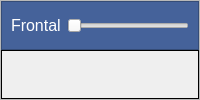
          <widget class="QFrame" name="frame_4">
           <property name="minimumSize">
            <size>
             <width>50</width>
             <height>0</height>
            </size>
           </property>
           <property name="frameShape">
            <enum>QFrame::StyledPanel</enum>
           </property>
           <property name="frameShadow">
            <enum>QFrame::Raised</enum>
           </property>
           <layout class="QVBoxLayout" name="verticalLayout_5">
            <property name="spacing">
             <number>0</number>
            </property>
            <property name="leftMargin">
             <number>0</number>
            </property>
            <property name="topMargin">
             <number>0</number>
            </property>
            <property name="rightMargin">
             <number>0</number>
            </property>
            <property name="bottomMargin">
             <number>0</number>
            </property>
            <item>
             <widget class="QFrame" name="frame_6">
              <property name="maximumSize">
               <size>
                <width>16777215</width>
                <height>50</height>
               </size>
              </property>
              <property name="styleSheet">
               <string notr="true">QFrame {
background-color: #45629a;
}

QLabel {
color: white;
}</string>
              </property>
              <property name="frameShape">
               <enum>QFrame::StyledPanel</enum>
              </property>
              <property name="frameShadow">
               <enum>QFrame::Raised</enum>
              </property>
              <layout class="QHBoxLayout" name="horizontalLayout_6">
               <item>
                <widget class="QLabel" name="labelDisp2">
                 <property name="font">
                  <font>
                   <pointsize>12</pointsize>
                  </font>
                 </property>
                 <property name="text">
                  <string>Frontal</string>
                 </property>
                </widget>
               </item>
               <item>
                <widget class="QSlider" name="sliderPosDisp2">
                 <property name="maximum">
                  <number>65535</number>
                 </property>
                 <property name="singleStep">
                  <number>1</number>
                 </property>
                 <property name="pageStep">
                  <number>10</number>
                 </property>
                 <property name="orientation">
                  <enum>Qt::Horizontal</enum>
                 </property>
                </widget>
               </item>
              </layout>
             </widget>
            </item>
            <item>
             <widget class="qyklabel" name="labelOverlapWnd2">
              <property name="enabled">
               <bool>true</bool>
              </property>
              <property name="minimumSize">
               <size>
                <width>0</width>
                <height>0</height>
               </size>
              </property>
              <property name="mouseTracking">
               <bool>true</bool>
              </property>
              <property name="autoFillBackground">
               <bool>false</bool>
              </property>
              <property name="frameShape">
               <enum>QFrame::Box</enum>
              </property>
              <property name="text">
               <string/>
              </property>
             </widget>
            </item>
           </layout>
          </widget>
